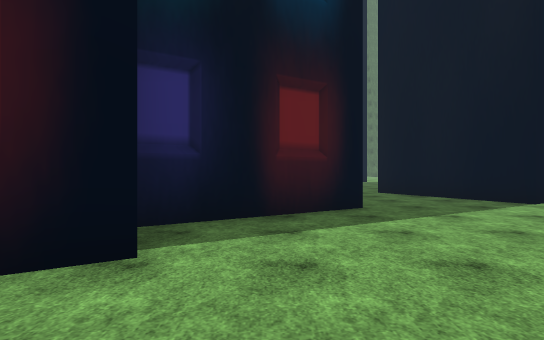
[1] (above)

23 first-person views from a walk through a 3-D level made in the Unity game engine. The camera is 1.4 m above the floor, looks level and sees 80° across. The floor is counted in squares, 2 m on a side. Each view is taken from the middle of a square. On the plan, view 1 faces up. The plan holds only what a view shows up to about 10 squares ahead; the rest is blank. The place goes on beyond the plan. The player is left out. Some surface patterns are stand-ins.

[2]
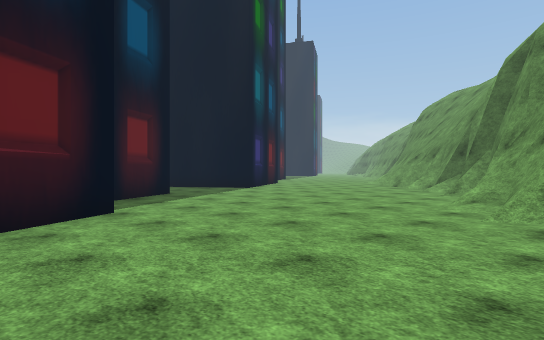

[3]
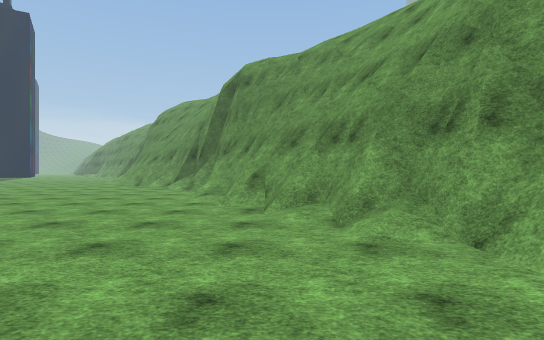

[4]
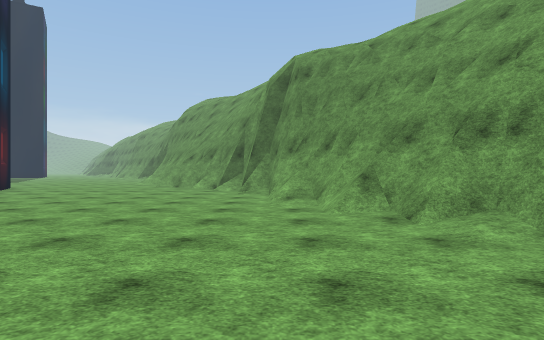

[5]
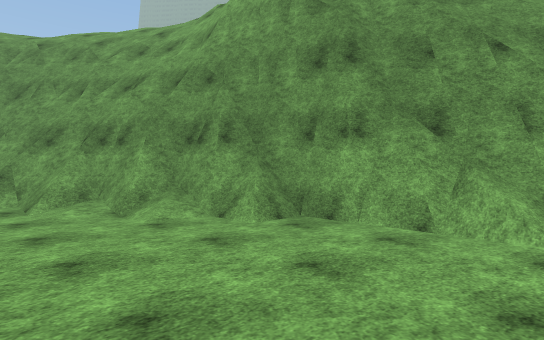

[6]
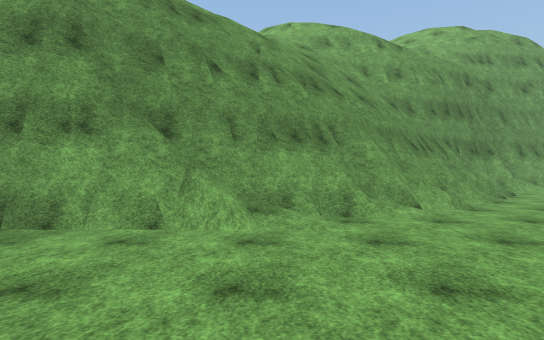

[7]
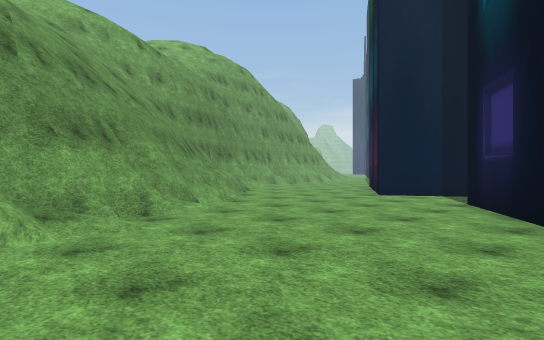

[8]
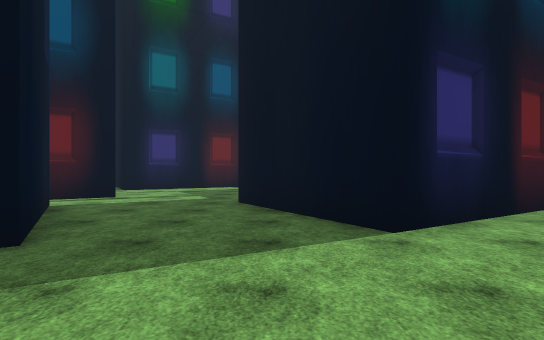

[9]
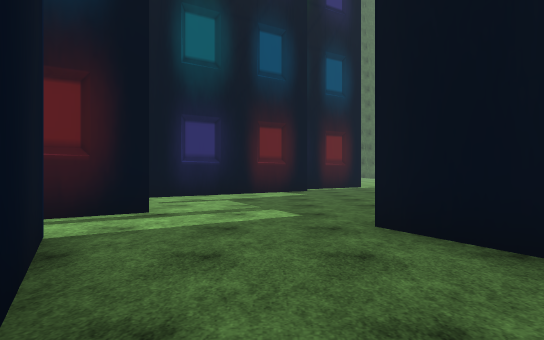

[10]
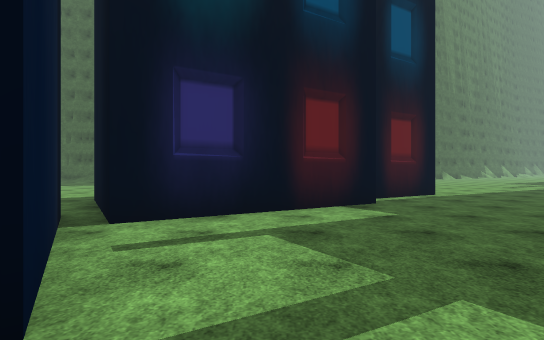

[11]
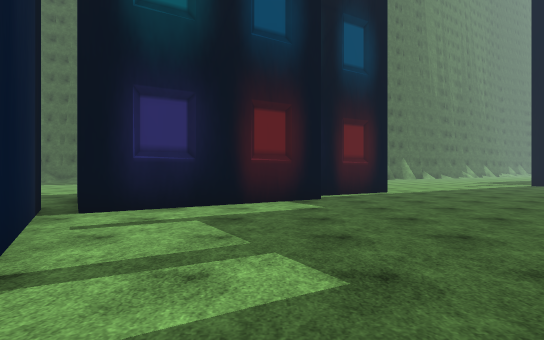

[12]
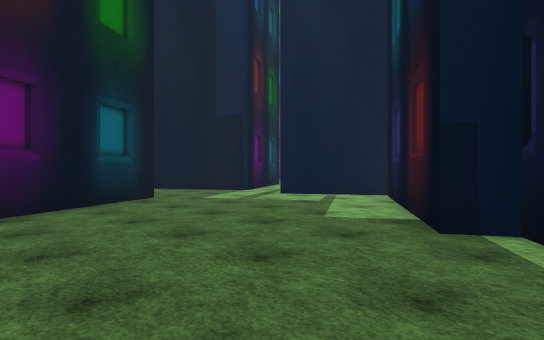

[13]
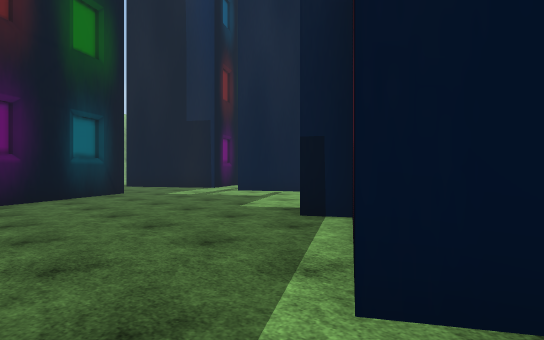

[14]
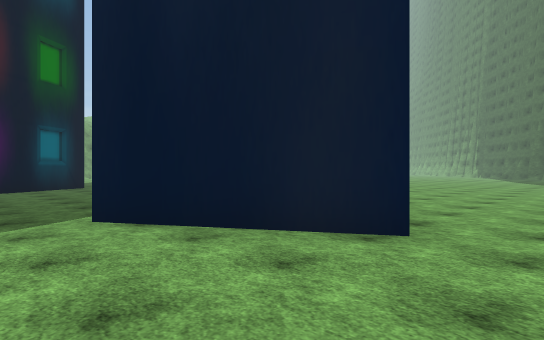

[15]
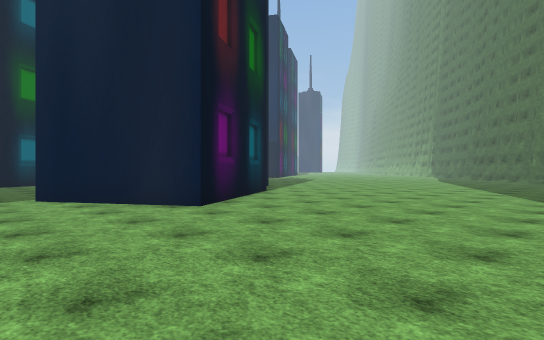

[16]
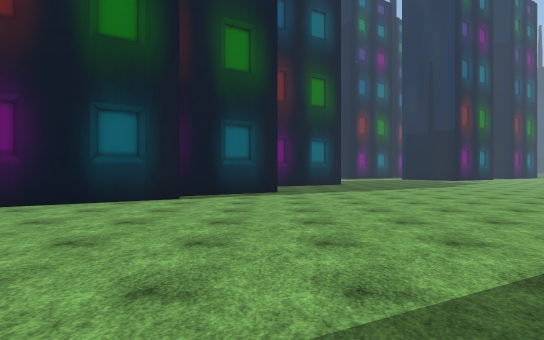

[17]
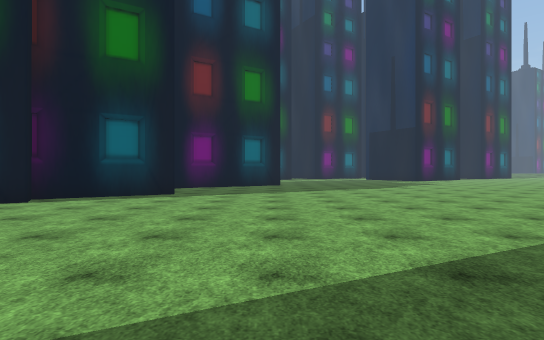

[18]
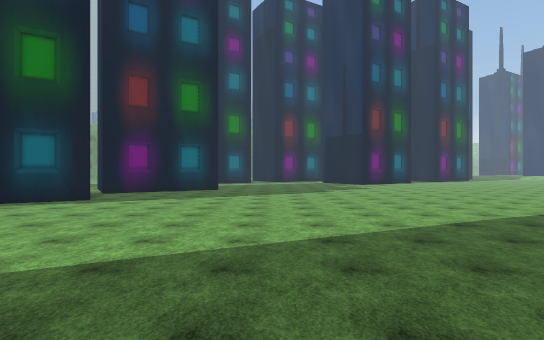

[19]
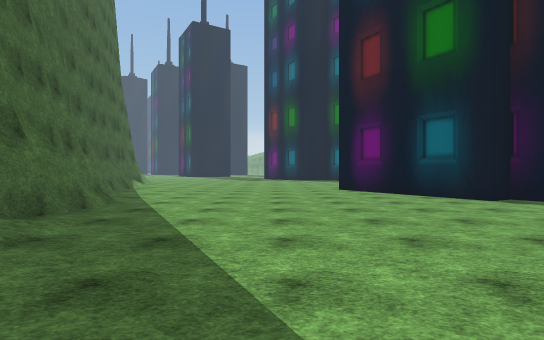

[20]
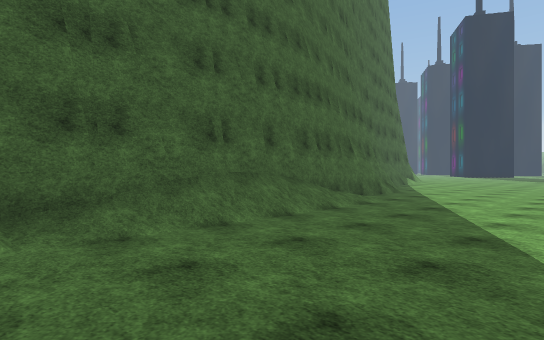

[21]
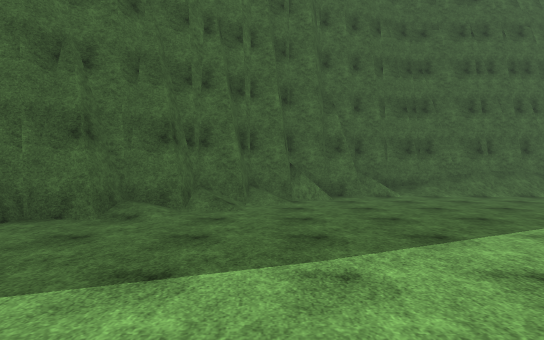

[22]
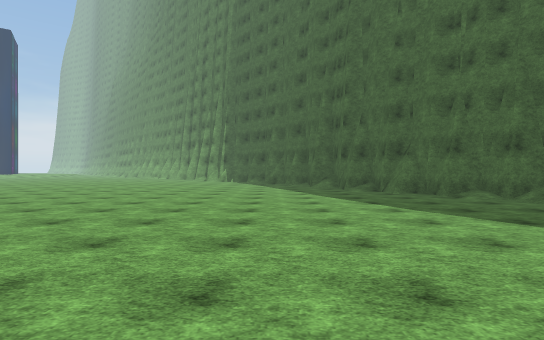

[23]
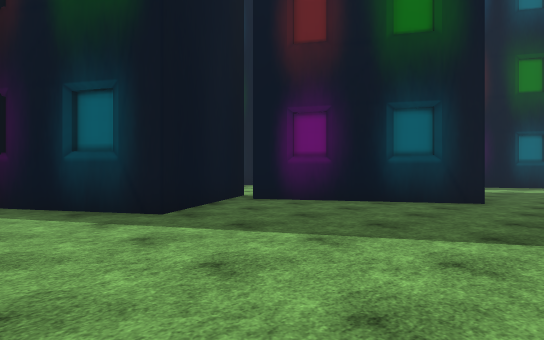

### Floor plan
Key: @ floor where view 1 was taken; # wall or solid block; . floor; / step, stairs or slope; = window, fence, low wall or low ledge; v drop or lower ground; B building.
Columns run from 18 left of view 1 to 7 right of it. Each row starts with its distance up from view 1.
 30                 ####.
 29       ###########/...
 28     ###////////...........
 27    ##/....................
 26   ##/.....................
 25  ##/......................
 24 ##/.......................
 23 #.........................
 22 .....................BB...
 21 ...................BB B...
 20 ..................BB   B..
 19 .................BB   BB..
 18 ...............BBB   BB...
 17 ...............B     B....
 16 ........  ......B  BB.....
 15 .......   ......BBB.......
 14 .....      ....BBB........
 13 ....       ..BB  B........
 12 ...        .B    B.......B
 11            ..    BB....BB
 10            ..    .....B
  9            ..     B...B
  8            ..     B....B B
  7                    B...BB.
  6                    B......
  5                  BB.......
  4                 B.........
  3                  B........
  2                BB.........
  1                ...........
  0                ...@......#
 -1                ........###
 -2          B ..........####v
 -3        BB..........=####vv
 -4     B..B..........####vvv/
 -5     BB...........###vvv///
 -6      B.......//###vvv/////
 -7      ....../####v///////
 -8       ..../## vv/
 -9        ..###vv//
-10       ..###/////
-11       .##v/////
-12       ##v##//
-13           ##//
-14             =/

Positions as (right, up) in squares from view 1, and headings:
1: (0, 0), facing up
2: (-3, -3), facing up-right
3: (-4, -3), facing right
4: (-3, -1), facing right
5: (-5, -2), facing down-right
6: (-5, -2), facing down
7: (-4, -2), facing down-left
8: (4, 3), facing up
9: (2, 6), facing up
10: (1, 10), facing up
11: (2, 9), facing up
12: (7, 18), facing down-left
13: (7, 20), facing down-left
14: (7, 24), facing down-left
15: (7, 28), facing down-left
16: (-3, 28), facing down
17: (-6, 27), facing down
18: (-9, 28), facing down
19: (-8, 25), facing right
20: (-11, 24), facing up-right
21: (-14, 19), facing up
22: (-8, 19), facing left
23: (-8, 20), facing down-right
